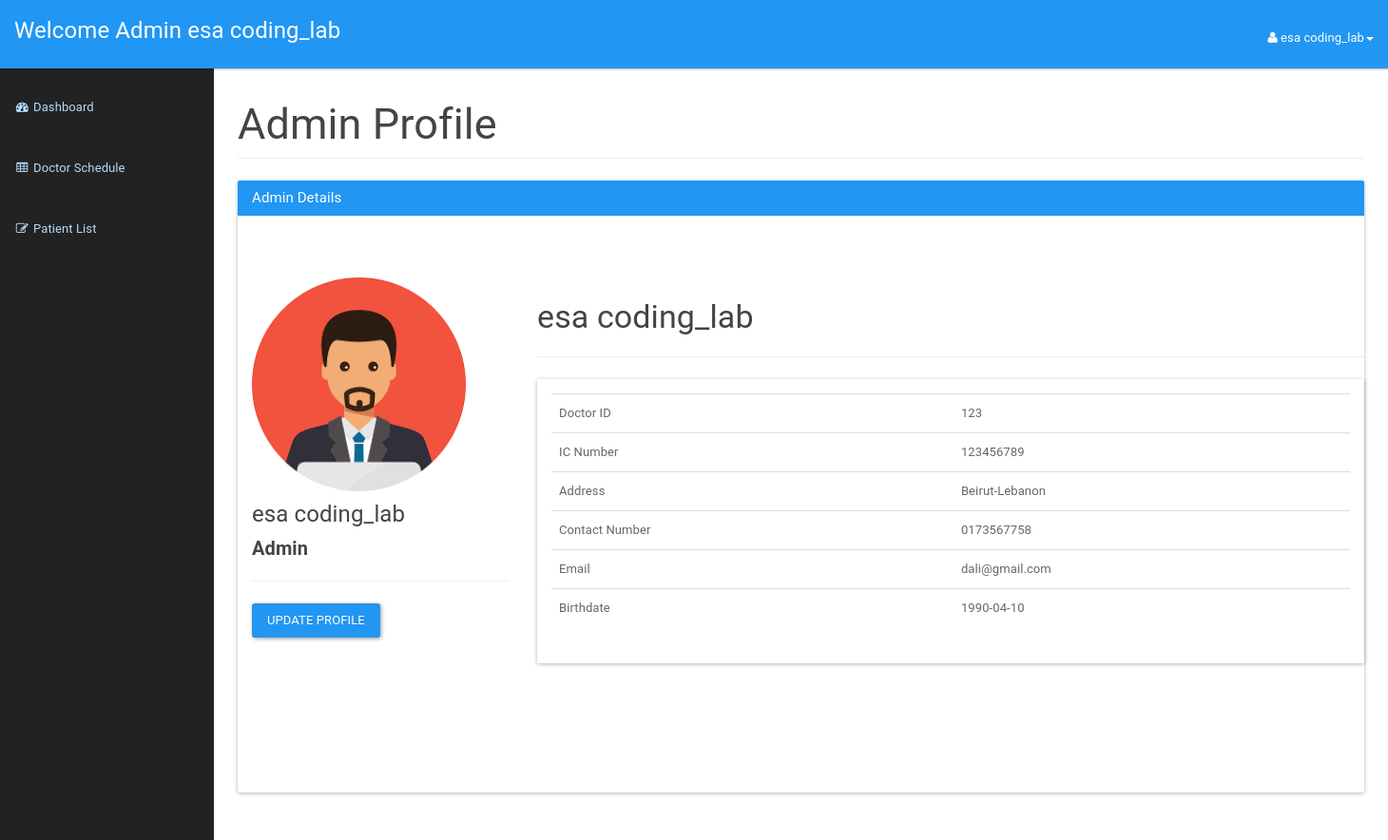
/doctor/doctorprofile.php (signed in), run on the app's committed database.
### tables this page shows
CREATE TABLE `doctor` (
  `icDoctor` bigint(12) NOT NULL,
  `password` varchar(20) NOT NULL,
  `doctorId` int(3) NOT NULL,
  `doctorFirstName` varchar(50) NOT NULL,
  `doctorLastName` varchar(50) NOT NULL,
  `doctorAddress` varchar(100) NOT NULL,
  `doctorPhone` varchar(15) NOT NULL,
  `doctorEmail` varchar(20) NOT NULL,
  `doctorDOB` date NOT NULL
);

### doctor/doctorprofile.php (the view, shortened to what this page needs)
<?php
include 'connection.php';
$usersession = $_SESSION['doctorSession'];
$res=mysqli_query($con,"SELECT * FROM doctor WHERE doctorId=".$usersession);
$userRow=mysqli_fetch_array($res,MYSQLI_ASSOC);
?>
<!DOCTYPE html>
<html lang="en">
    <head>
        <link href="assets/css/material.css" rel="stylesheet">
        <link href="assets/css/sb-admin.css" rel="stylesheet">
        <link href="assets/css/time/bootstrap-clockpicker.css" rel="stylesheet">
        <link href="assets/css/style.css" rel="stylesheet">
        <link href="assets/font-awesome/css/font-awesome.css" rel="stylesheet">
    </head>
    <body>
        <div id="wrapper">
            <nav class="navbar navbar-inverse navbar-fixed-top" role="navigation">
                <div class="navbar-header">
                    <a class="navbar-brand" href="doctordashboard.php">Welcome Admin <?php echo $userRow['doctorFirstName'];?> <?php echo $userRow['doctorLastName'];?></a>
                </div>
                <ul class="nav navbar-right top-nav">
                    <li class="dropdown">
                        <a href="#" class="dropdown-toggle" data-toggle="dropdown"><i class="fa fa-user"></i> <?php echo $userRow['doctorFirstName']; ?> <?php echo $userRow['doctorLastName']; ?><b class="caret"></b></a>
                    </li>
                </ul>
                <div class="collapse navbar-collapse navbar-ex1-collapse">
                    <ul class="nav navbar-nav side-nav">
                         <li>
                            <a href="doctordashboard.php"><i class="fa fa-fw fa-dashboard"></i> Dashboard</a>
                        </li>
                        <li>
                            <a href="addschedule.php"><i class="fa fa-fw fa-table"></i> Doctor Schedule</a>
                        </li>
                        <li>
                            <a href="patientlist.php"><i class="fa fa-fw fa-edit"></i> Patient List</a>
                        </li>
                    </ul>
                </div>
            </nav>
            <div id="page-wrapper">
                <div class="container-fluid">
                    <div class="row">
                        <div class="col-lg-12">
                            <h2 class="page-header">
                            Admin Profile
                            </h2>
                        </div>
                    </div>
                    <div class="panel panel-primary">
                        <div class="panel-heading">
                            <h3 class="panel-title">Admin Details</h3>
                        </div>
                        <div class="panel-body">
                          <div class="container">
            <section style="padding-bottom: 50px; padding-top: 50px;">
                <div class="row">
                    <div class="row">
                        <div class="col-md-3 col-sm-3">
                            <div class="user-wrapper">
                                <img src="assets/img/1.jpg" class="img-responsive" />
                                <div class="description">
                                    <h4><?php echo $userRow['doctorFirstName']; ?> <?php echo $userRow['doctorLastName']; ?></h4>
                                    <h5> <strong> Admin </strong></h5>
                                    <hr />
                                    <button type="button" class="btn btn-primary" data-toggle="modal" data-target="#myModal">Update Profile</button>
                                </div>
                            </div>
                        </div>
                        <div class="col-md-9 col-sm-9  user-wrapper">
                            <div class="description">
                                <h3> <?php echo $userRow['doctorFirstName']; ?> <?php echo $userRow['doctorLastName']; ?> </h3>
                                <hr />
                                <div class="panel panel-default">
                                    <div class="panel-body">
                                        <table class="table table-user-information" align="center">
                                            <tbody>
                                                <tr>
                                                    <td>Doctor ID</td>
                                                    <td><?php echo $userRow['doctorId']; ?></td>
                                                </tr>
                                                <tr>
                                                    <td>IC Number</td>
                                                    <td><?php echo $userRow['icDoctor']; ?></td>
                                                </tr>
                                                <tr>
                                                    <td>Address</td>
                                                    <td><?php echo $userRow['doctorAddress']; ?></td>
                                                </tr>
                                                <tr>
                                                    <td>Contact Number</td>
                                                    <td><?php echo $userRow['doctorPhone']; ?>
                                                    </td>
                                                </tr>
                                                <tr>
                                                    <td>Email</td>
                                                    <td><?php echo $userRow['doctorEmail']; ?>
                                                    </td>
                                                </tr>
                                                <tr>
                                                    <td>Birthdate</td>
                                                    <td><?php echo $userRow['doctorDOB']; ?>
                                                    </td>
                                                </tr>
                                            </tbody>
                                        </table>
                                    </div>
                                </div>
                            </div>
                        </div>
                    </div>
                    <div class="col-md-4">
                            <br /><br/>
                        </div>
                    </div>
                        </div>
                    </div>
                </div>
            </div>
    </body>
</html>

### doctor/assets/css/sb-admin.css (style rules this page uses)
body { margin-top: 100px; background-color: #222; }
@media (min-width:768px) { body { margin-top: 50px; } }
#wrapper { padding-left: 0; }
#page-wrapper { min-height: 900px !important; width: 100%; padding: 0; background-color: #fff; }
@media (min-width:768px) { #wrapper { padding-left: 225px; } }
@media (min-width:768px) { #page-wrapper { padding: 10px; } }
.top-nav { padding: 0 15px; }
.top-nav>li { display: inline-block; float: left; }
.top-nav>li>a { padding-top: 17px; padding-bottom: 10px; line-height: 45px; color: white; }
@media (min-width:768px) { .side-nav { position: fixed; top: 80px; left: 225px; width: 225px; margin-left: -225px; border: none; border-radius: 0; overflow-y: auto; background-color: #222; bottom: 0; overflow-x: hidden; padding-bottom: 40px; } }
@media (min-width:768px) { .side-nav>li>a { width: 225px; } }

### data on the page
doctor: doctorFirstName "esa", doctorLastName "coding_lab", doctorId "123", icDoctor "123456789", doctorAddress "Beirut-Lebanon", doctorPhone "0173567758", doctorEmail "dali@gmail.com", doctorDOB "1990-04-10"
